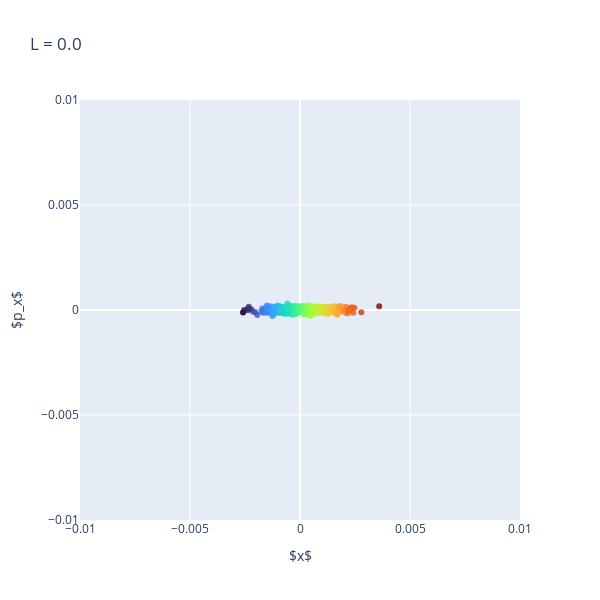

The notebook cell this image was saved under:
### Code cell
# Now transport the beam through a quadrupole of length 0.2 and strength 0.5, with no dispersion
for L in np.linspace(0.00,15,20):
    L = L
    delta = 0.
    k_1 = 0.1
    H = generate_hamiltonian(2, delta, X, P, k =k_1)
    x_new, px_new, y_new, py_new = lie_transformation_hamiltonian_4D(X, P, H, L, order=50)

    # Redefine variables as check
    #x_new = sym.cos(k_1**0.5*L)*x + sym.sin(k_1**0.5*L)/k_1**0.5*px
    #px_new = -k_1**0.5*sym.sin(k_1**0.5*L)*x + sym.cos(k_1**0.5*L)*px

    # # Evaluate the result with lambdify
    f_x = sym.lambdify((x, px) , x_new)
    f_px = sym.lambdify((x, px) , px_new)
    x_array_transformedd = f_x(x_array, px_array)
    px_array_transformedd = f_px(x_array, px_array)

    # Plot points and ellipse
    fig = plx.scatter(x=x_array_transformedd, y=px_array_transformedd, labels={'x':r'$x$', 'y':r'$p_x$'}, color_continuous_scale='Turbo', color=pca_projection, opacity=0.8, title='L = '+str(L))
    fig.update_layout(yaxis_range=[-0.01,0.01])
    fig.update_layout(xaxis_range=[-0.01,0.01])
    fig.update_coloraxes(showscale=False)
    #fig.add_trace(go.Contour(x=x_ellipse[0,:], y=p_ellipse[:,0], z=ellipse, colorscale='Blues', showscale=False, opacity=0.5))
    fig.show()

### Figure 1 — Plotly figure (JSON) as saved in the notebook; plotly's stock layout.template omitted (floating-point values rounded to 4 significant figures; data arrays with more than 128 entries replaced by an {"elided": "..."} marker saying what was removed)
{"data": [{"hovertemplate": "$x$=%{x}<br>$p_x$=%{y}<br>color=%{marker.color}<extra></extra>", "legendgroup": "", "marker": {"color": {"elided": "500 float values"}, "coloraxis": "coloraxis", "opacity": 0.8, "symbol": "circle"}, "mode": "markers", "name": "", "orientation": "v", "showlegend": false, "type": "scatter", "x": {"elided": "500 float values"}, "xaxis": "x", "y": {"elided": "500 float values"}, "yaxis": "y"}], "layout": {"coloraxis": {"colorbar": {"title": {"text": "color"}}, "colorscale": [[0, "#30123b"], [0.07143, "#4145ab"], [0.1429, "#4675ed"], [0.2143, "#39a2fc"], [0.2857, "#1bcfd4"], [0.3571, "#24eca6"], [0.4286, "#61fc6c"], [0.5, "#a4fc3b"], [0.5714, "#d1e834"], [0.6429, "#f3c63a"], [0.7143, "#fe9b2d"], [0.7857, "#f36315"], [0.8571, "#d93806"], [0.9286, "#b11901"], [1, "#7a0402"]], "showscale": false}, "height": 600, "legend": {"tracegroupgap": 0}, "title": {"text": "L = 0.0"}, "width": 600, "xaxis": {"anchor": "y", "domain": [0, 1], "range": [-0.01, 0.01], "title": {"text": "$x$"}}, "yaxis": {"anchor": "x", "domain": [0, 1], "range": [-0.01, 0.01], "title": {"text": "$p_x$"}}}}
